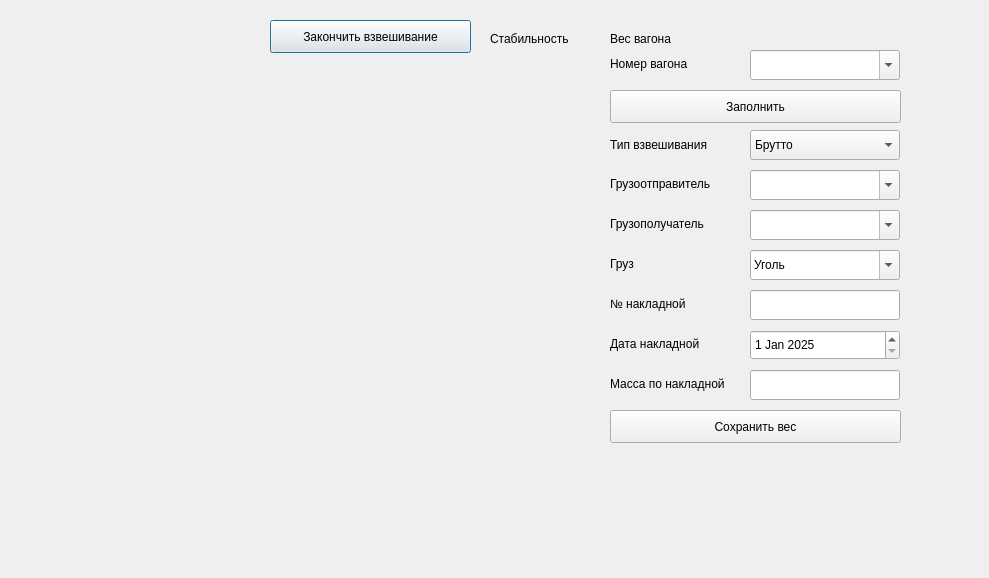
<?xml version="1.0" encoding="UTF-8"?>
<ui version="4.0">
 <class>WeighingStatic</class>
 <widget class="QDialog" name="WeighingStatic">
  <property name="geometry">
   <rect>
    <x>0</x>
    <y>0</y>
    <width>989</width>
    <height>578</height>
   </rect>
  </property>
  <property name="windowTitle">
   <string>Dialog</string>
  </property>
  <widget class="QPushButton" name="pushButton">
   <property name="geometry">
    <rect>
     <x>270</x>
     <y>20</y>
     <width>201</width>
     <height>33</height>
    </rect>
   </property>
   <property name="text">
    <string>Закончить взвешивание</string>
   </property>
  </widget>
  <widget class="QLabel" name="label">
   <property name="geometry">
    <rect>
     <x>610</x>
     <y>30</y>
     <width>131</width>
     <height>17</height>
    </rect>
   </property>
   <property name="text">
    <string>Вес вагона</string>
   </property>
  </widget>
  <widget class="QLabel" name="label_2">
   <property name="geometry">
    <rect>
     <x>490</x>
     <y>30</y>
     <width>101</width>
     <height>17</height>
    </rect>
   </property>
   <property name="text">
    <string>Стабильность</string>
   </property>
  </widget>
  <widget class="QLabel" name="label_3">
   <property name="geometry">
    <rect>
     <x>610</x>
     <y>55</y>
     <width>101</width>
     <height>17</height>
    </rect>
   </property>
   <property name="text">
    <string>Номер вагона</string>
   </property>
  </widget>
  <widget class="QComboBox" name="comboBox">
   <property name="geometry">
    <rect>
     <x>750</x>
     <y>50</y>
     <width>150</width>
     <height>30</height>
    </rect>
   </property>
   <property name="editable">
    <bool>true</bool>
   </property>
  </widget>
  <widget class="QPushButton" name="pushButton_2">
   <property name="geometry">
    <rect>
     <x>610</x>
     <y>90</y>
     <width>291</width>
     <height>33</height>
    </rect>
   </property>
   <property name="text">
    <string>Заполнить</string>
   </property>
  </widget>
  <widget class="QLabel" name="label_4">
   <property name="geometry">
    <rect>
     <x>610</x>
     <y>135</y>
     <width>131</width>
     <height>20</height>
    </rect>
   </property>
   <property name="text">
    <string>Тип взвешивания</string>
   </property>
  </widget>
  <widget class="QComboBox" name="comboBox_2">
   <property name="geometry">
    <rect>
     <x>750</x>
     <y>130</y>
     <width>150</width>
     <height>30</height>
    </rect>
   </property>
   <item>
    <property name="text">
     <string>Брутто</string>
    </property>
   </item>
   <item>
    <property name="text">
     <string>Тара</string>
    </property>
   </item>
  </widget>
  <widget class="QLabel" name="label_5">
   <property name="geometry">
    <rect>
     <x>610</x>
     <y>175</y>
     <width>131</width>
     <height>17</height>
    </rect>
   </property>
   <property name="text">
    <string>Грузоотправитель</string>
   </property>
  </widget>
  <widget class="QComboBox" name="comboBox_3">
   <property name="geometry">
    <rect>
     <x>750</x>
     <y>170</y>
     <width>150</width>
     <height>30</height>
    </rect>
   </property>
   <property name="editable">
    <bool>true</bool>
   </property>
   <property name="duplicatesEnabled">
    <bool>false</bool>
   </property>
  </widget>
  <widget class="QLabel" name="label_6">
   <property name="geometry">
    <rect>
     <x>610</x>
     <y>215</y>
     <width>131</width>
     <height>17</height>
    </rect>
   </property>
   <property name="text">
    <string>Грузополучатель</string>
   </property>
  </widget>
  <widget class="QComboBox" name="comboBox_4">
   <property name="geometry">
    <rect>
     <x>750</x>
     <y>210</y>
     <width>150</width>
     <height>30</height>
    </rect>
   </property>
   <property name="editable">
    <bool>true</bool>
   </property>
   <property name="duplicatesEnabled">
    <bool>false</bool>
   </property>
  </widget>
  <widget class="QLabel" name="label_7">
   <property name="geometry">
    <rect>
     <x>610</x>
     <y>255</y>
     <width>131</width>
     <height>17</height>
    </rect>
   </property>
   <property name="text">
    <string>Груз</string>
   </property>
  </widget>
  <widget class="QComboBox" name="comboBox_5">
   <property name="geometry">
    <rect>
     <x>750</x>
     <y>250</y>
     <width>150</width>
     <height>30</height>
    </rect>
   </property>
   <property name="editable">
    <bool>true</bool>
   </property>
   <item>
    <property name="text">
     <string>Уголь</string>
    </property>
   </item>
  </widget>
  <widget class="QLabel" name="label_8">
   <property name="geometry">
    <rect>
     <x>610</x>
     <y>295</y>
     <width>131</width>
     <height>17</height>
    </rect>
   </property>
   <property name="text">
    <string>№ накладной</string>
   </property>
  </widget>
  <widget class="QLineEdit" name="lineEdit">
   <property name="geometry">
    <rect>
     <x>750</x>
     <y>290</y>
     <width>150</width>
     <height>30</height>
    </rect>
   </property>
  </widget>
  <widget class="QLabel" name="label_9">
   <property name="geometry">
    <rect>
     <x>610</x>
     <y>335</y>
     <width>131</width>
     <height>17</height>
    </rect>
   </property>
   <property name="text">
    <string>Дата накладной</string>
   </property>
  </widget>
  <widget class="QDateEdit" name="dateEdit">
   <property name="geometry">
    <rect>
     <x>750</x>
     <y>330</y>
     <width>150</width>
     <height>30</height>
    </rect>
   </property>
   <property name="dateTime">
    <datetime>
     <hour>0</hour>
     <minute>0</minute>
     <second>0</second>
     <year>2025</year>
     <month>1</month>
     <day>1</day>
    </datetime>
   </property>
  </widget>
  <widget class="QLabel" name="label_10">
   <property name="geometry">
    <rect>
     <x>610</x>
     <y>375</y>
     <width>141</width>
     <height>17</height>
    </rect>
   </property>
   <property name="text">
    <string>Масса по накладной</string>
   </property>
  </widget>
  <widget class="QLineEdit" name="lineEdit_2">
   <property name="geometry">
    <rect>
     <x>750</x>
     <y>370</y>
     <width>150</width>
     <height>30</height>
    </rect>
   </property>
  </widget>
  <widget class="QPushButton" name="pushButton_3">
   <property name="geometry">
    <rect>
     <x>610</x>
     <y>410</y>
     <width>291</width>
     <height>33</height>
    </rect>
   </property>
   <property name="text">
    <string>Сохранить вес</string>
   </property>
  </widget>
 </widget>
 <resources/>
 <connections/>
</ui>
